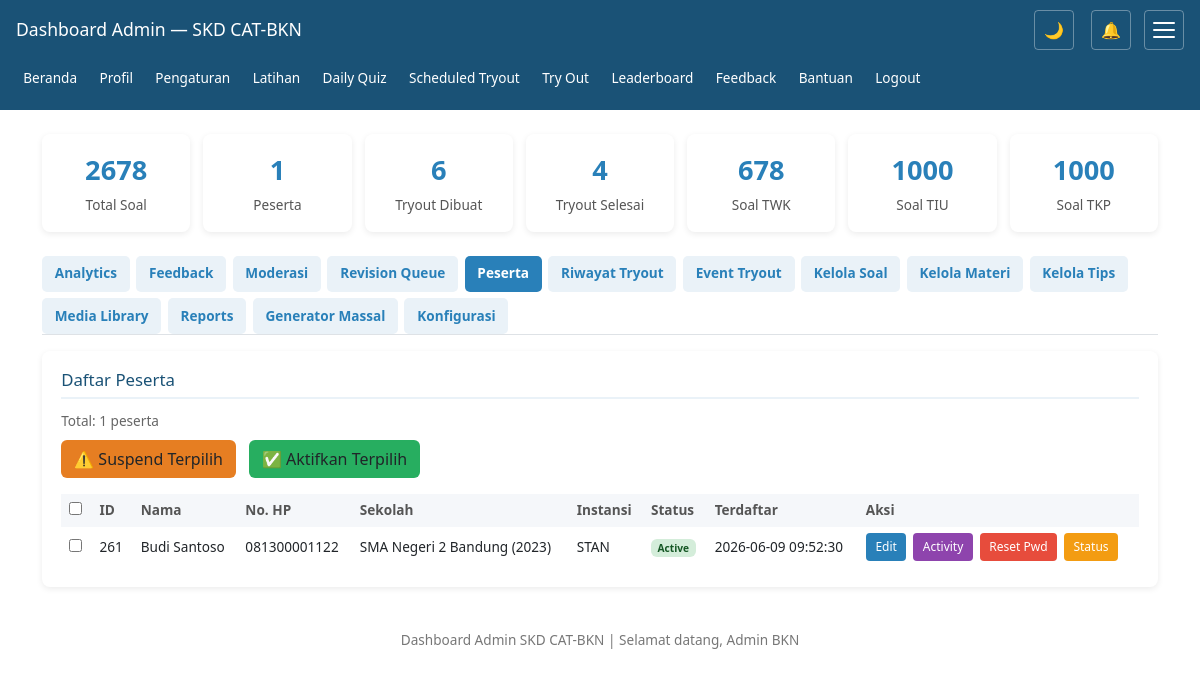
/admin_dashboard.php (signed in), run on an earlier commit of the app's database.
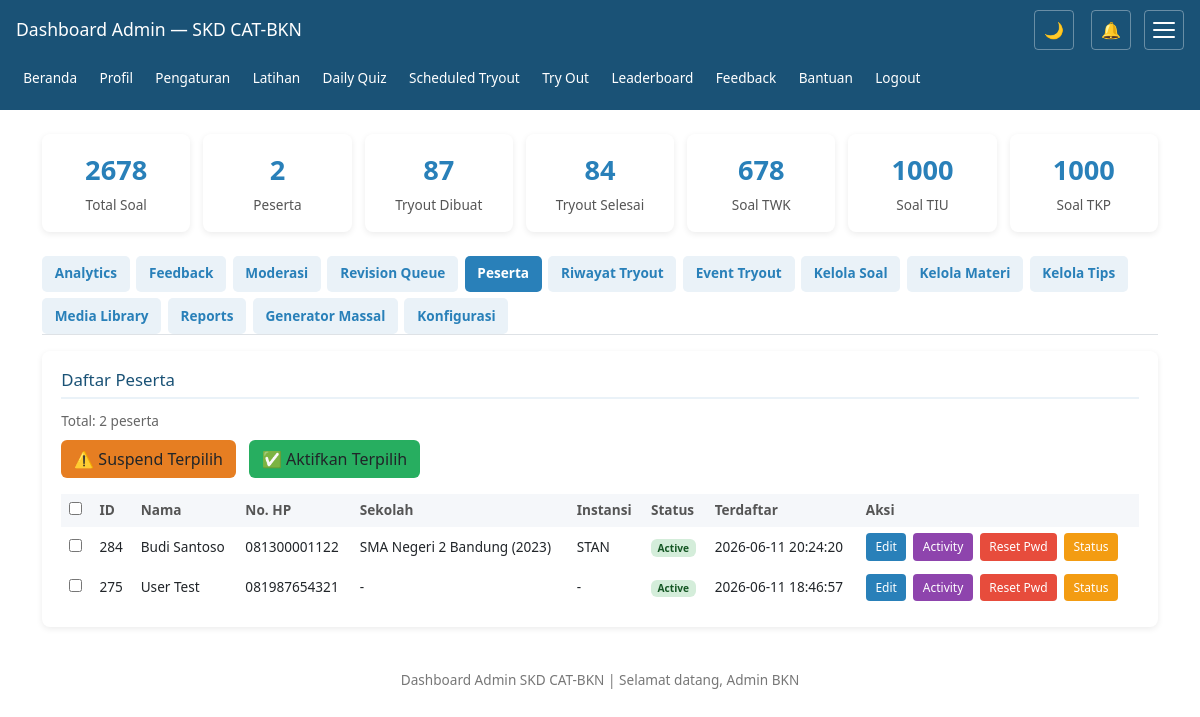
And on a later commit of the database.
### tables this page shows
CREATE TABLE `users` (
  `id` int(11) NOT NULL AUTO_INCREMENT,
  `nama` varchar(100) NOT NULL,
  `email` varchar(100) DEFAULT NULL COMMENT 'Email (deprecated, gunakan no_hp)',
  `instansi_pilihan` varchar(100) DEFAULT NULL,
  `created_at` timestamp NOT NULL DEFAULT current_timestamp(),
  `role` enum('admin','user') DEFAULT 'user',
  `status` enum('active','suspended','banned') DEFAULT 'active' COMMENT 'User account status',
  `suspended_at` timestamp NULL DEFAULT NULL COMMENT 'Timestamp when user was suspended',
  `suspended_reason` text DEFAULT NULL COMMENT 'Reason for suspension',
  `instansi_id` int(11) DEFAULT NULL,
  `password_hash` varchar(255) DEFAULT NULL,
  `failed_attempts` int(11) DEFAULT 0,
  `lockout_until` datetime DEFAULT NULL,
  `instansi` varchar(100) DEFAULT NULL,
  `no_hp` varchar(20) DEFAULT NULL COMMENT 'Nomor HP untuk login (08xx)',
  `sekolah_asal` varchar(100) DEFAULT NULL COMMENT 'Nama sekolah asal (SMA/SMK/MA)',
  `tahun_tamat` int(11) DEFAULT NULL COMMENT 'Tahun tamat sekolah',
  `foto_profil` varchar(255) DEFAULT NULL COMMENT 'Path to profile photo',
  `tanggal_lahir` date DEFAULT NULL COMMENT 'Tanggal lahir user',
  `jenis_kelamin` enum('L','P') DEFAULT NULL COMMENT 'Jenis kelamin: L=Laki-laki, P=Perempuan',
  `alamat` text DEFAULT NULL COMMENT 'Alamat lengkap user',
  `show_leaderboard` tinyint(1) DEFAULT 1 COMMENT 'Show profile in leaderboard: 1=show, 0=hide',
  `notification_preference` enum('push','browser','both','none') DEFAULT 'browser' COMMENT 'Preferensi notifikasi',
  `language` varchar(5) DEFAULT 'id' COMMENT 'Bahasa: id=en, en=english',
  `theme` varchar(10) DEFAULT 'light' COMMENT 'Tema: light/dark',
  `font_size` varchar(10) DEFAULT 'medium' COMMENT 'Ukuran font: small/medium/large',
  PRIMARY KEY (`id`),
  UNIQUE KEY `unique_no_hp` (`no_hp`),
  KEY `instansi_id` (`instansi_id`),
  KEY `idx_status` (`status`),
  CONSTRAINT `users_ibfk_1` FOREIGN KEY (`instansi_id`) REFERENCES `instansi` (`id`) ON DELETE SET NULL
);

### helpers.php (called while the page is built, shortened)
<?php
function e(string $text): string
{
    return htmlspecialchars($text, ENT_QUOTES, 'UTF-8');
}

### pages/admin_dashboard.php (the view, shortened to what the changed rows need)
<?php
require '../config.php';
require '../helpers.php';
$stats = [];
try {
    $stats['total_soal'] = $pdo->query("SELECT COUNT(*) FROM questions")->fetchColumn();
} catch (Exception $e) {
    $stats['total_soal'] = 0;
}
try {
    $stats['total_users'] = $pdo->query("SELECT COUNT(*) FROM users WHERE role='user'")->fetchColumn();
} catch (Exception $e) {
    $stats['total_users'] = 0;
}
try {
    $stats['total_tryout'] = $pdo->query("SELECT COUNT(*) FROM tryout_sessions")->fetchColumn();
} catch (Exception $e) {
    $stats['total_tryout'] = 0;
}
try {
    $stats['tryout_selesai'] = $pdo->query("SELECT COUNT(*) FROM tryout_sessions WHERE status='selesai'")->fetchColumn();
} catch (Exception $e) {
    $stats['tryout_selesai'] = 0;
}
$usersLimit = min(50, max(10, (int)($_GET['users_limit'] ?? 20)));
$usersOffset = (int)($_GET['users_offset'] ?? 0);
try {
    $usersTotal = $pdo->query("SELECT COUNT(*) FROM users WHERE role='user'")->fetchColumn();
} catch (Exception $e) {
    $usersTotal = 0;
}
try {
    $users = $pdo->prepare("SELECT id, nama, no_hp, sekolah_asal, tahun_tamat, instansi, created_at, status FROM users WHERE role='user' ORDER BY created_at DESC LIMIT ? OFFSET ?");
    $users->execute([$usersLimit, $usersOffset]);
    $users = $users->fetchAll();
} catch (Exception $e) {
    $users = [];
}
?>
<!DOCTYPE html>
<html lang="id">
<head>
</head>
<body>
<?php require '../includes/navigation.php'; ?>
<div class="container" id="main-content">
<div class="stats">
<div class="stat"><div class="num"><?= $stats['total_users'] ?></div><div class="label">Peserta</div></div>
<div class="stat"><div class="num"><?= $stats['total_tryout'] ?></div><div class="label">Tryout Dibuat</div></div>
<div class="stat"><div class="num"><?= $stats['tryout_selesai'] ?></div><div class="label">Tryout Selesai</div></div>
</div>
<div id="panel-users" class="section">
<h2>Daftar Peserta</h2>
<p style="font-size:.85rem;color:#666;margin-bottom:.5rem">Total: <?= $usersTotal ?> peserta</p>
<div style="margin-bottom:1rem;display:flex;gap:.5rem;flex-wrap:wrap">
    <button onclick="bulkAction('suspend')" class="btn" style="background:#e67e22">⚠️ Suspend Terpilih</button>
    <button onclick="bulkAction('activate')" class="btn" style="background:#27ae60">✅ Aktifkan Terpilih</button>
</div>
<div class="table-wrap">
<table>
<thead><tr><th><input type="checkbox" id="selectAllUsers" onchange="toggleAllUsers()"></th><th>ID</th><th>Nama</th><th>No. HP</th><th>Sekolah</th><th>Instansi</th><th>Status</th><th>Terdaftar</th><th>Aksi</th></tr></thead>
<tbody>
<?php foreach ($users as $u):
$statusBadge = '';
if ($u['status'] === 'active') $statusBadge = '<span class="badge" style="background:#d4edda;color:#155724">Active</span>';
elseif ($u['status'] === 'suspended') $statusBadge = '<span class="badge" style="background:#fff3cd;color:#856404">Suspended</span>';
elseif ($u['status'] === 'banned') $statusBadge = '<span class="badge" style="background:#f8d7da;color:#721c24">Banned</span>';
?>
<tr>
<td><input type="checkbox" class="userCheckbox" value="<?= $u['id'] ?>"></td>
<td><?= $u['id'] ?></td>
<td><?= e($u['nama']) ?></td>
<td><?= e($u['no_hp'] ?? '-') ?></td>
<td><?= e($u['sekolah_asal'] ?? '-') ?><?= $u['tahun_tamat'] ? ' (' . $u['tahun_tamat'] . ')' : '' ?></td>
<td><?= e($u['instansi'] ?? '-') ?></td>
<td><?= $statusBadge ?></td>
<td><?= $u['created_at'] ?></td>
<td>
    <button onclick="editUser(<?= $u['id'] ?>)" style="background:#2980b9;color:#fff;border:none;padding:.3rem .6rem;border-radius:4px;cursor:pointer;font-size:.75rem;margin-right:.2rem">Edit</button>
    <button onclick="viewActivity(<?= $u['id'] ?>, '<?= e($u['nama']) ?>')" style="background:#8e44ad;color:#fff;border:none;padding:.3rem .6rem;border-radius:4px;cursor:pointer;font-size:.75rem;margin-right:.2rem">Activity</button>
    <button onclick="resetUserPassword(<?= $u['id'] ?>, '<?= e($u['nama']) ?>')" style="background:#e74c3c;color:#fff;border:none;padding:.3rem .6rem;border-radius:4px;cursor:pointer;font-size:.75rem;margin-right:.2rem">Reset Pwd</button>
    <button onclick="manageUserStatus(<?= $u['id'] ?>, '<?= e($u['nama']) ?>', '<?= $u['status'] ?>')" style="background:#f39c12;color:#fff;border:none;padding:.3rem .6rem;border-radius:4px;cursor:pointer;font-size:.75rem">Status</button>
</td>
</tr>
<?php endforeach; ?>
</tbody>
</table>
</div>
</div>
</div>
</body>
</html>

What changed in the data, as far as the page shows it:
removed users: id "261", nama "Budi Santoso", no_hp "081300001122", sekolah_asal "SMA Negeri 2 Bandung", tahun_tamat "2023", instansi "STAN", status "Active", created_at "2026-06-09 09:52:30"
added users: id "284", nama "Budi Santoso", no_hp "081300001122", sekolah_asal "SMA Negeri 2 Bandung", tahun_tamat "2023", instansi "STAN", status "Active", created_at "2026-06-11 20:24:20"
added users: id "275", nama "User Test", no_hp "081987654321", sekolah_asal "-", instansi "-", status "Active", created_at "2026-06-11 18:46:57"
Also different on the page:
$stats['total_users']: "1" → "2"
$stats['total_tryout']: "6" → "87"
$stats['tryout_selesai']: "4" → "84"
$usersTotal: "1" → "2"
